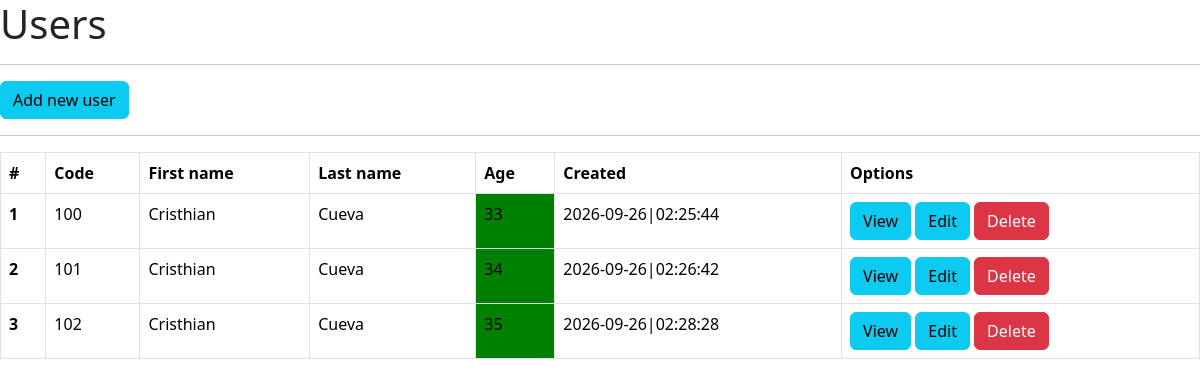
The app's page /users, older data.
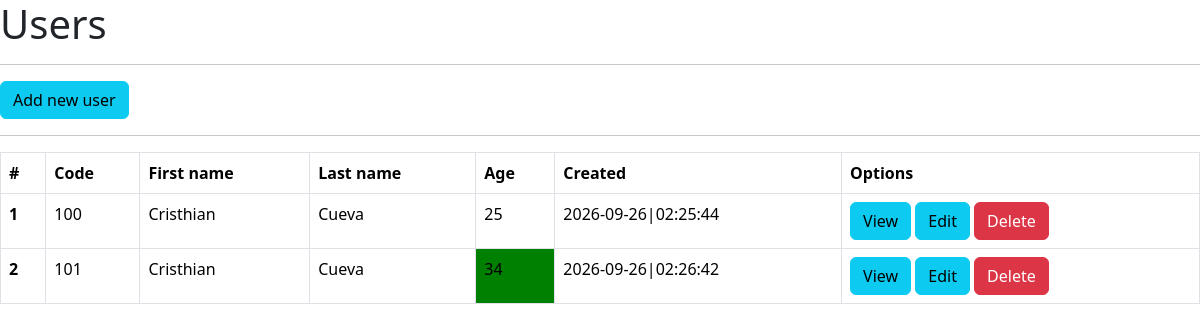
The same page, newer data.
### main.py (models this page shows, shortened)
class User(db.Model):
    __tablename__ = "users"
    id = db.Column(db.Integer, primary_key=True, autoincrement=True)
    code = db.Column(db.String(11), nullable=False)
    first_name = db.Column(db.String(128), nullable=False)
    last_name = db.Column(db.String(128), nullable=False)
    age = db.Column(db.Integer, nullable=True)
    created = db.Column(db.DateTime(timezone=True), server_default=func.now())

### main.py (the view)
@app.route("/users")
def view_users():
    items = User.query.all()
    return render_template("users.html", items=items)

### templates/users.html (shortened to what this page needs)
<!doctype html>
<html lang="es">
  <head>
    <link href="https://cdn.jsdelivr.net/npm/bootstrap@5.3.8/dist/css/bootstrap.min.css" rel="stylesheet">
  </head>
  <body>
    <h1>Users</h1>
    <hr>
    <a href="{{ url_for('view_users_add') }}" class="btn btn-info">Add new user</a>
    <hr>
    <table class="table table-bordered">
  <thead>
    <tr>
      <th scope="col">#</th>
      <th scope="col">Code</th>
      <th scope="col">First name</th>
      <th scope="col">Last name</th>
      <th scope="col">Age</th>
      <th scope="col">Created</th>
      <th scope="col">Options</th>
    </tr>
  </thead>
  <tbody>
    {% for item in items %}
    <tr>
      <th scope="row">{{ item.id }}</th>
      <td>{{ item.code }}</td>
      <td>{{ item.first_name }}</td>
      <td>{{ item.last_name }}</td>
      {% if item.age >= 30 %}
      <td style="background:green;">{{ item.age }}</td>
      {% else %}
      <td>{{ item.age }}</td>
      {% endif %}
      <td>{{ item.created.strftime('%Y-%m-%d|%H:%M:%S') }}</td>
      <td>
        <a href="{{ url_for('view_users_by_id', user_id=item.id) }}" class="btn btn-info">View</a>
        <a href="{{ url_for('view_users_edit_by_id', user_id=item.id) }}" class="btn btn-info">Edit</a>
        <a href="{{ url_for('view_users_delete_by_id', user_id=item.id) }}" class="btn btn-danger">Delete</a>
      </td>
    </tr>
    {% endfor %}
  </tbody>
</table>
  </body>
</html>

Row changes from the older to the newer data that the page shows:
removed User: id "3", code "102", first_name "Cristhian", last_name "Cueva", age "35", created "2026-09-26|02:28:28"
changed User id 1: age "33" → "25"
